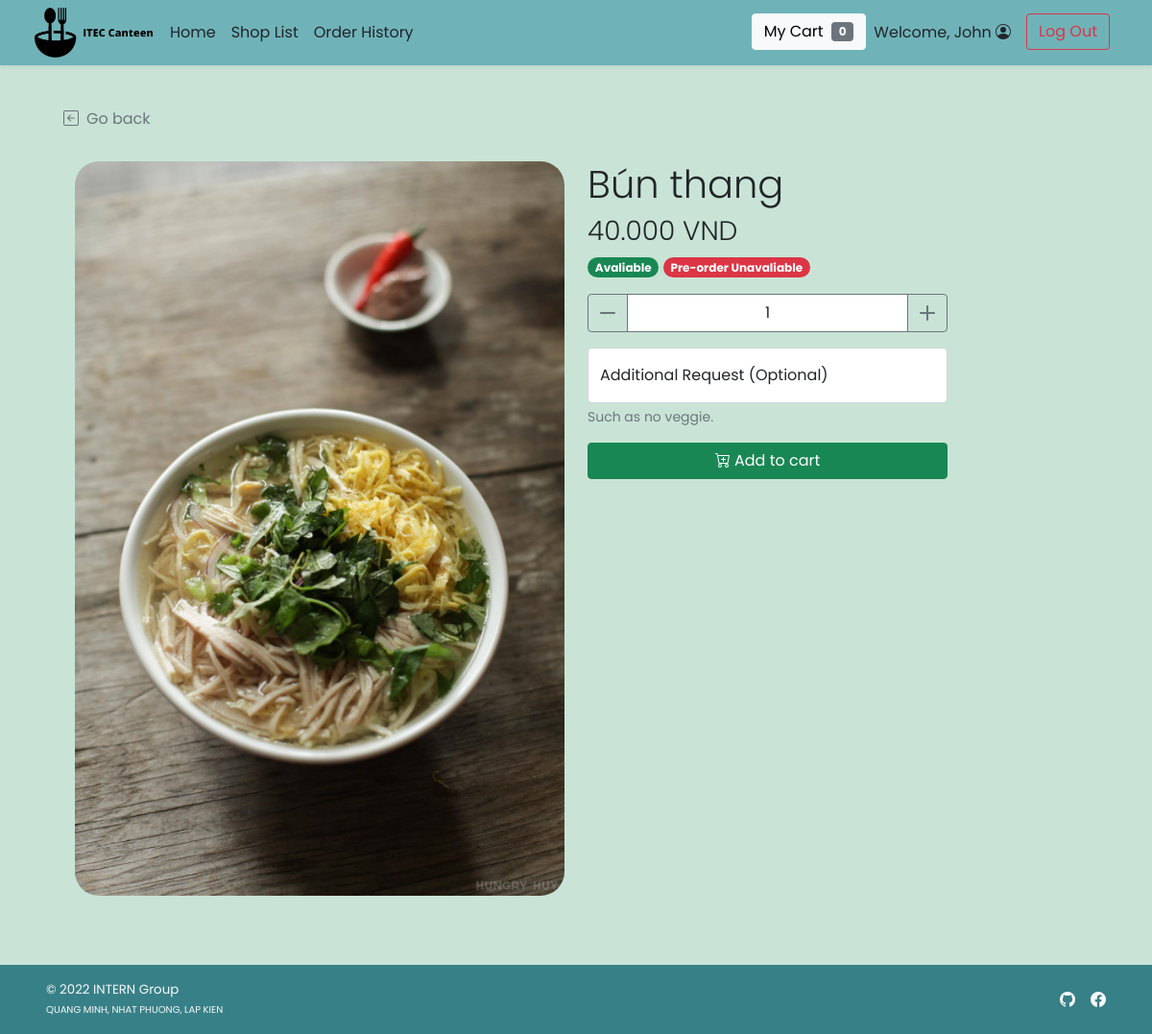
The page /food_item.php?s_id=1&f_id=1 (signed in) on the database its author committed.
### tables this page shows
CREATE TABLE `food` (
  `f_id` int(11) NOT NULL,
  `s_id` int(11) NOT NULL,
  `f_name` varchar(100) NOT NULL,
  `f_price` decimal(6,3) NOT NULL,
  `f_todayavail` tinyint(4) NOT NULL DEFAULT 1 COMMENT 'Food is available to order or not',
  `f_preorderavail` tinyint(4) NOT NULL DEFAULT 1,
  `f_pic` text DEFAULT NULL
);

### food_item.php (the view, shortened to what this page needs)
<!DOCTYPE html>
<html lang="en">
<head>
    <?php
        include("conn_db.php");
        include('head.php');
    ?>
    <link href="css/main.css" rel="stylesheet">
    <link href="css/menu.css" rel="stylesheet">
</head>
<body class="d-flex flex-column h-100">
    <?php
        include('nav_header.php');
        $s_id = $_GET["s_id"];
        $f_id = $_GET["f_id"];
        $query = "SELECT f.*,s.s_status,s.s_preorderstatus FROM food f INNER JOIN shop s ON f.s_id = s.s_id WHERE f.s_id = {$s_id} AND f.f_id = {$f_id} LIMIT 0,1";
        $result = $mysqli -> query($query);
        $food_row = $result -> fetch_array();
    ?>
    <div class="container px-5 py-4" id="shop-body">
        <div class="row my-4">
            <a class="nav nav-item text-decoration-none text-muted mb-2" href="#" onclick="history.back();">
                <i class="bi bi-arrow-left-square me-2"></i>Go back
            </a>
        </div>
        <div class="row row-cols-1 row-cols-md-2 mb-5">
            <div class="col mb-3 mb-md-0">
                <img
                    <?php
                        if(is_null($food_row["f_pic"])){echo "src='img/default.png'";}
                        else{echo "src=\"img/{$food_row['f_pic']}\"";}
                    ?>
                    class="img-fluid rounded-25 float-start"
                    alt="<?php echo $food_row["f_name"]?>">
            </div>
            <div class="col text-wrap">
                <h1 class="fw-light"><?php echo $food_row["f_name"]?></h1>
                <h3 class="fw-light"><?php echo $food_row["f_price"]?> VND</h3>
                <ul class="list-unstyled mb-3 mb-md-0">
                    <li class="my-2">
                        <?php if($food_row["f_todayavail"]==1&&$food_row["s_status"]==1){ ?>
                        <span class="badge rounded-pill bg-success">Avaliable</span>
                        <?php }else{ ?>
                        <span class="badge rounded-pill bg-danger">Unavaliable</span>
                        <?php }
                            if($food_row["f_preorderavail"]==1&&$food_row["s_preorderstatus"]==1){?>
                        <span class="badge rounded-pill bg-success">Pre-order avaliable</span>
                        <?php }else{ ?>
                        <span class="badge rounded-pill bg-danger">Pre-order Unavaliable</span>
                        <?php }?>
                    </li>
                </ul>
                <div class="form-amount">
                    <form class="mt-3" method="POST" action="add_item.php">
                        <div class="input-group mb-3">
                            <button id="sub_btn" class="btn btn-outline-secondary" type="button" title="subtract amount" onclick="sub_amt('amount')">
                                <i class="bi bi-dash-lg"></i>
                            </button>
                            <input type="number" class="form-control text-center border-secondary" id="amount"
                                name="amount" value="1" min="1" max="99">
                            <button id="add_btn" class="btn btn-outline-secondary" type="button" title="add amount" onclick="add_amt('amount')">
                                <i class="bi bi-plus-lg"></i>
                            </button>
                        </div>
                        <div class="form-floating mb-3">
                            <input type="text" class="form-control" id="addrequest" name="request" placeholder=" ">
                            <label for="addrequest" class="d-inline-text">Additional Request (Optional)</label>
                            <div id="addrequest_helptext" class="form-text">
                                Such as no veggie.
                            </div>
                        </div>
                        <button class="btn btn-success w-100" type="submit" title="add to cart" name="addtocart"
                        >
                             Add to cart
                        </button>
                    </form>
                </div>
            </div>
        </div>
    </div>
    <?php include 'footer.php';?>
</body>
</html>

### css/main.css (style rules this page uses)
html { height: 100%; }
body { height: 100%; padding-top: 4rem; margin-bottom: -50px; font-family: 'Poppins', 'Noto Sans Thai', sans-serif; background-color: #F6F6F2; }
a { cursor: pointer; }
.bi { vertical-align: -.125em; fill: currentColor; }
.rounded-25 { border-radius: 25px; }

### css/menu.css (style rules this page uses)
html, body { height: 100%; background-color: #C9E4D6; }
input[type=number] { -moz-appearance: textfield; }
.form-amount { max-width: 375px; }

### rows shown on the page
food: f_pic (picture), f_name "Bún thang", f_price "40.000"

### other values the page prints
$_SESSION['firstname'] "John"
